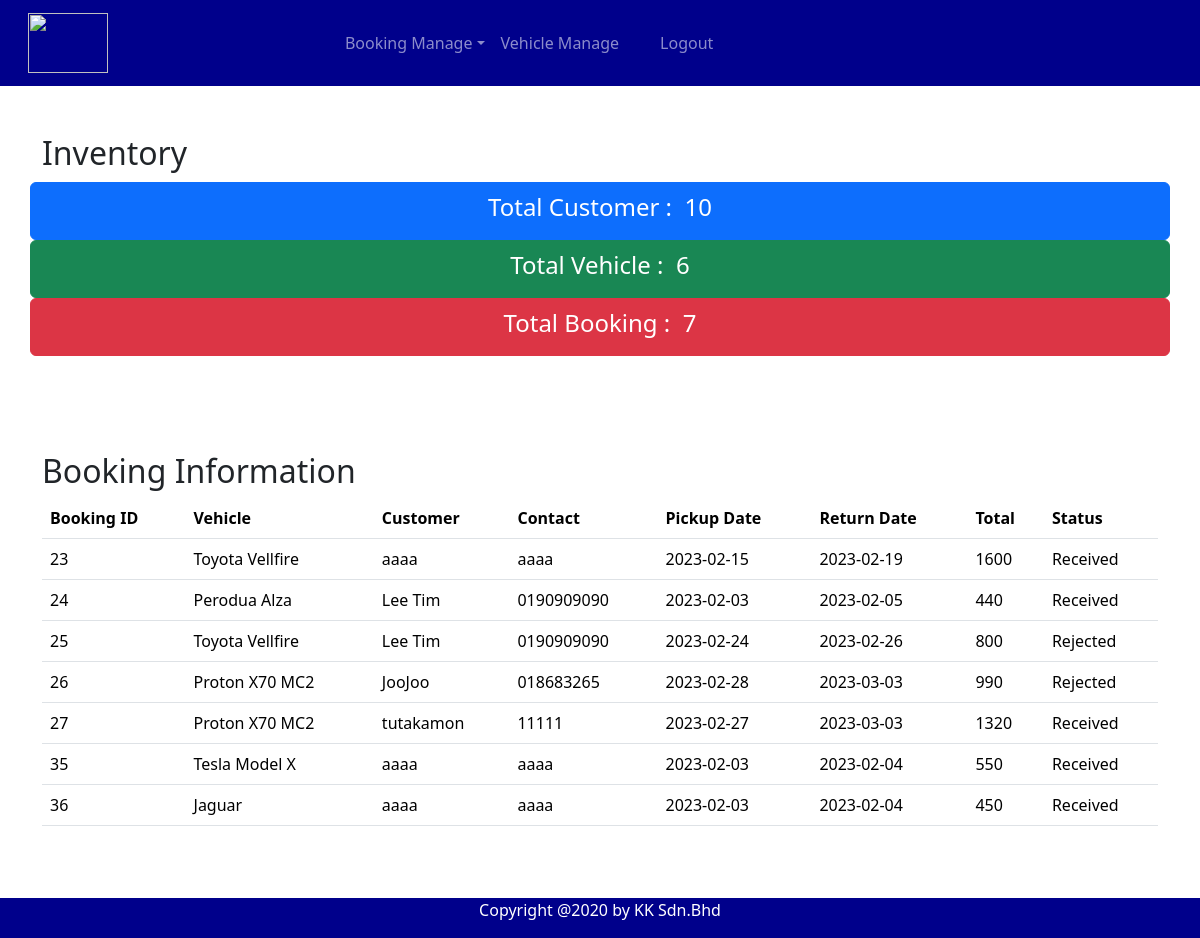
Page /staff.php (signed in) on the committed database.
### tables this page shows
CREATE TABLE `tb_booking` (
  `b_id` int(11) NOT NULL,
  `b_customer` varchar(15) NOT NULL,
  `b_vehicle` varchar(10) NOT NULL,
  `b_pdate` date NOT NULL,
  `b_rdate` date NOT NULL,
  `b_total` float NOT NULL,
  `b_status` int(5) NOT NULL
);

CREATE TABLE `tb_vehicle` (
  `v_reg` varchar(10) NOT NULL,
  `v_type` varchar(20) NOT NULL,
  `v_model` varchar(20) NOT NULL,
  `v_year` varchar(10) DEFAULT NULL,
  `v_price` float NOT NULL,
  `v_pic` text NOT NULL
);

CREATE TABLE `tb_user` (
  `u_id` varchar(15) NOT NULL,
  `u_pwd` varchar(50) NOT NULL,
  `u_name` varchar(200) NOT NULL,
  `u_address` varchar(200) DEFAULT NULL,
  `u_phone` varchar(20) NOT NULL,
  `u_lno` varchar(20) NOT NULL,
  `u_type` varchar(5) NOT NULL
);

CREATE TABLE `tb_status` (
  `s_id` int(5) NOT NULL,
  `s_desc` varchar(20) NOT NULL
);

### staff.php (the view, shortened to what this page needs)
 <?php
include 'headerstaff.php';
include ('dbconnect.php');
$sql1= "SELECT count(*) as TotalV FROM tb_vehicle";
$result1 = mysqli_query($con, $sql1);
$row1=mysqli_fetch_array($result1);
$sql2= "SELECT count(*) as TotalCust FROM tb_user WHERE u_type = '2'";
$result2 = mysqli_query($con, $sql2);
$row2=mysqli_fetch_array($result2);
$sql3= "SELECT count(*) as TotalBooking FROM tb_booking";
$result3 = mysqli_query($con, $sql3);
$row3=mysqli_fetch_array($result3);
$sql4=" SELECT * FROM tb_booking
    LEFT JOIN tb_user ON tb_booking.b_customer = tb_user.u_id
    LEFT JOIN tb_vehicle ON tb_booking.b_vehicle = tb_vehicle.v_reg
    LEFT JOIN tb_status ON tb_booking.b_status = tb_status.s_id
    ORDER BY b_id";
$result4 = mysqli_query($con, $sql4);
?>
<div class="container">
<br><br>
<div class="row">
<h2 >Inventory</h2>
<br><br>
    <div class="btn btn-primary">
      <legend><i class="fas fa-user-friends"></i> Total Customer :<?php  echo"&nbsp&nbsp".$row2['TotalCust']."";?></legend>
    </div>
<br><br>
      <div class="btn btn-success">
        <legend><i class="fas fa-car-side"></i> Total Vehicle :<?php  echo"&nbsp&nbsp".$row1['TotalV']."";?></legend>
      </div>
      <br><br>
      <div class="btn btn-danger">
        <legend><i class="fas fa-address-book"></i> Total Booking :<?php  echo"&nbsp&nbsp".$row3['TotalBooking']."";?></legend>
      </div>
<div class="container">
   <br><br><br><br>
  <h2>Booking Information</h2>
    <table class="table table-hover">
      <thead>
        <tr>
          <th scope="col">Booking ID</th>
          <th scope="col">Vehicle</th>
          <th scope="col">Customer</th>
          <th scope="col">Contact</th>
          <th scope="col">Pickup Date</th>
          <th scope="col">Return Date</th>
          <th scope="col">Total</th>
          <th scope="col">Status</th>
        </tr>
      </thead>
      <tbody>
      <?php
          while($row4=mysqli_fetch_array($result4))
          {
            echo "<tr>";
            echo "<td>".$row4['b_id']."</td>";
            echo "<td>".$row4['v_model']."</td>";
            echo "<td>".$row4['u_name']."</td>";
            echo "<td>".$row4['u_phone']."</td>";
            echo "<td>".$row4['b_pdate']."</td>";
            echo "<td>".$row4['b_rdate']."</td>";
            echo "<td>".$row4['b_total']."</td>";
            echo "<td>".$row4['s_desc']."</td>";
            echo "</tr>";
          }
        ?>
      </tbody>
    </table>
</div>
</div>
<br><br><br><br>
<?php include 'footermain.php'; ?>

### rows in the picture
tb_booking: b_id "23", b_vehicle.v_model "Toyota Vellfire", b_customer.u_name "aaaa", b_customer.u_phone "aaaa", b_pdate "2023-02-15", b_rdate "2023-02-19", b_total "1600", b_status.s_desc "Received"
tb_booking: b_id "24", b_vehicle.v_model "Perodua Alza", b_customer.u_name "Lee Tim", b_customer.u_phone "0190909090", b_pdate "2023-02-03", b_rdate "2023-02-05", b_total "440", b_status.s_desc "Received"
tb_booking: b_id "25", b_vehicle.v_model "Toyota Vellfire", b_customer.u_name "Lee Tim", b_customer.u_phone "0190909090", b_pdate "2023-02-24", b_rdate "2023-02-26", b_total "800", b_status.s_desc "Rejected"
tb_booking: b_id "26", b_vehicle.v_model "Proton X70 MC2", b_customer.u_name "JooJoo", b_customer.u_phone "018683265", b_pdate "2023-02-28", b_rdate "2023-03-03", b_total "990", b_status.s_desc "Rejected"
tb_booking: b_id "27", b_vehicle.v_model "Proton X70 MC2", b_customer.u_name "tutakamon", b_customer.u_phone "11111", b_pdate "2023-02-27", b_rdate "2023-03-03", b_total "1320", b_status.s_desc "Received"
tb_booking: b_id "35", b_vehicle.v_model "Tesla Model X", b_customer.u_name "aaaa", b_customer.u_phone "aaaa", b_pdate "2023-02-03", b_rdate "2023-02-04", b_total "550", b_status.s_desc "Received"
tb_booking: b_id "36", b_vehicle.v_model "Jaguar", b_customer.u_name "aaaa", b_customer.u_phone "aaaa", b_pdate "2023-02-03", b_rdate "2023-02-04", b_total "450", b_status.s_desc "Received"

### other values in the picture
$row2['TotalCust'] "10"
$row1['TotalV'] "6"
$row3['TotalBooking'] "7"
